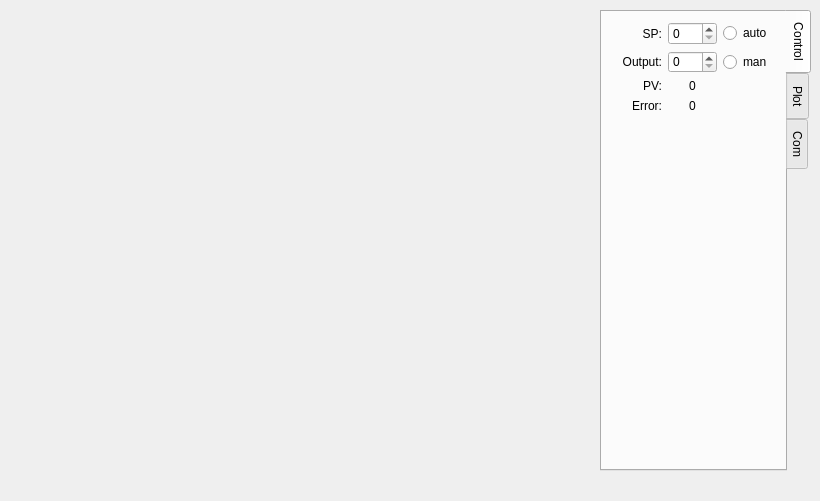
<?xml version="1.0" encoding="UTF-8"?>
<ui version="4.0">
 <class>tinyPIDmonitor</class>
 <widget class="QMainWindow" name="tinyPIDmonitor">
  <property name="geometry">
   <rect>
    <x>0</x>
    <y>0</y>
    <width>820</width>
    <height>501</height>
   </rect>
  </property>
  <property name="windowTitle">
   <string>MainWindow</string>
  </property>
  <widget class="QWidget" name="centralwidget">
   <widget class="QwtPlot" name="qwtPlot">
    <property name="geometry">
     <rect>
      <x>10</x>
      <y>10</y>
      <width>571</width>
      <height>451</height>
     </rect>
    </property>
   </widget>
   <widget class="QTabWidget" name="tabWidget">
    <property name="geometry">
     <rect>
      <x>600</x>
      <y>10</y>
      <width>211</width>
      <height>461</height>
     </rect>
    </property>
    <property name="tabPosition">
     <enum>QTabWidget::East</enum>
    </property>
    <property name="currentIndex">
     <number>0</number>
    </property>
    <widget class="QWidget" name="tab">
     <attribute name="title">
      <string>Control</string>
     </attribute>
     <widget class="QWidget" name="">
      <property name="geometry">
       <rect>
        <x>10</x>
        <y>10</y>
        <width>161</width>
        <height>91</height>
       </rect>
      </property>
      <layout class="QGridLayout" name="gridLayout">
       <item row="0" column="0">
        <widget class="QLabel" name="label_2">
         <property name="text">
          <string>SP:</string>
         </property>
         <property name="alignment">
          <set>Qt::AlignRight|Qt::AlignTrailing|Qt::AlignVCenter</set>
         </property>
        </widget>
       </item>
       <item row="0" column="1">
        <widget class="QSpinBox" name="setpointSpinBox">
         <property name="accelerated">
          <bool>true</bool>
         </property>
         <property name="maximum">
          <number>255</number>
         </property>
        </widget>
       </item>
       <item row="1" column="0">
        <widget class="QLabel" name="label_4">
         <property name="text">
          <string>Output:</string>
         </property>
         <property name="alignment">
          <set>Qt::AlignRight|Qt::AlignTrailing|Qt::AlignVCenter</set>
         </property>
        </widget>
       </item>
       <item row="1" column="1">
        <widget class="QSpinBox" name="outputSpinBox">
         <property name="accelerated">
          <bool>true</bool>
         </property>
         <property name="maximum">
          <number>255</number>
         </property>
        </widget>
       </item>
       <item row="2" column="0">
        <widget class="QLabel" name="label">
         <property name="text">
          <string>PV:</string>
         </property>
         <property name="alignment">
          <set>Qt::AlignRight|Qt::AlignTrailing|Qt::AlignVCenter</set>
         </property>
        </widget>
       </item>
       <item row="2" column="1">
        <widget class="QLabel" name="pvLabel">
         <property name="text">
          <string>0</string>
         </property>
         <property name="alignment">
          <set>Qt::AlignCenter</set>
         </property>
        </widget>
       </item>
       <item row="3" column="0">
        <widget class="QLabel" name="label_3">
         <property name="text">
          <string>Error:</string>
         </property>
         <property name="alignment">
          <set>Qt::AlignRight|Qt::AlignTrailing|Qt::AlignVCenter</set>
         </property>
        </widget>
       </item>
       <item row="3" column="1">
        <widget class="QLabel" name="errorLabel">
         <property name="text">
          <string>0</string>
         </property>
         <property name="alignment">
          <set>Qt::AlignCenter</set>
         </property>
        </widget>
       </item>
       <item row="0" column="2">
        <widget class="QRadioButton" name="autoRadioButton">
         <property name="text">
          <string>auto</string>
         </property>
        </widget>
       </item>
       <item row="1" column="2">
        <widget class="QRadioButton" name="manRadioButton">
         <property name="text">
          <string>man</string>
         </property>
        </widget>
       </item>
      </layout>
     </widget>
    </widget>
    <widget class="QWidget" name="tab_2">
     <attribute name="title">
      <string>Plot</string>
     </attribute>
     <widget class="QWidget" name="">
      <property name="geometry">
       <rect>
        <x>20</x>
        <y>10</y>
        <width>141</width>
        <height>151</height>
       </rect>
      </property>
      <layout class="QVBoxLayout" name="verticalLayout">
       <item>
        <widget class="QCheckBox" name="gridCheckBox">
         <property name="text">
          <string>Grid</string>
         </property>
        </widget>
       </item>
       <item>
        <widget class="QCheckBox" name="autoscaleCheckBox">
         <property name="text">
          <string>Autoscale</string>
         </property>
        </widget>
       </item>
       <item>
        <layout class="QGridLayout" name="gridLayout_2">
         <item row="0" column="0">
          <widget class="QLabel" name="label_7">
           <property name="text">
            <string>ymin</string>
           </property>
          </widget>
         </item>
         <item row="0" column="1">
          <widget class="QSpinBox" name="yminSpinBox">
           <property name="accelerated">
            <bool>true</bool>
           </property>
           <property name="maximum">
            <number>255</number>
           </property>
          </widget>
         </item>
         <item row="1" column="0">
          <widget class="QLabel" name="label_8">
           <property name="text">
            <string>ymax</string>
           </property>
          </widget>
         </item>
         <item row="1" column="1">
          <widget class="QSpinBox" name="ymaxSpinBox">
           <property name="accelerated">
            <bool>true</bool>
           </property>
           <property name="minimum">
            <number>50</number>
           </property>
           <property name="maximum">
            <number>255</number>
           </property>
           <property name="value">
            <number>255</number>
           </property>
          </widget>
         </item>
         <item row="2" column="0">
          <widget class="QLabel" name="label_5">
           <property name="text">
            <string>View</string>
           </property>
          </widget>
         </item>
         <item row="3" column="0">
          <widget class="QLabel" name="label_6">
           <property name="text">
            <string>Scroll</string>
           </property>
          </widget>
         </item>
         <item row="2" column="1">
          <widget class="QSpinBox" name="viewsizeSpinBox">
           <property name="suffix">
            <string>s</string>
           </property>
           <property name="minimum">
            <number>1</number>
           </property>
           <property name="maximum">
            <number>9999</number>
           </property>
          </widget>
         </item>
         <item row="3" column="1">
          <widget class="QSpinBox" name="scrollSpinBox">
           <property name="accelerated">
            <bool>true</bool>
           </property>
           <property name="suffix">
            <string>%</string>
           </property>
           <property name="maximum">
            <number>100</number>
           </property>
          </widget>
         </item>
        </layout>
       </item>
      </layout>
     </widget>
    </widget>
    <widget class="QWidget" name="tab_3">
     <attribute name="title">
      <string>Com</string>
     </attribute>
     <widget class="QWidget" name="">
      <property name="geometry">
       <rect>
        <x>20</x>
        <y>10</y>
        <width>141</width>
        <height>148</height>
       </rect>
      </property>
      <layout class="QVBoxLayout" name="verticalLayout_2">
       <item>
        <layout class="QFormLayout" name="formLayout">
         <item row="0" column="0">
          <widget class="QLabel" name="portLabel">
           <property name="text">
            <string>Port</string>
           </property>
          </widget>
         </item>
         <item row="0" column="1">
          <widget class="QLineEdit" name="portLineEdit">
           <property name="text">
            <string>/dev/ttyUSB0</string>
           </property>
          </widget>
         </item>
         <item row="1" column="0">
          <widget class="QLabel" name="speedLabel">
           <property name="text">
            <string>Speed</string>
           </property>
          </widget>
         </item>
         <item row="1" column="1">
          <widget class="QLineEdit" name="speedLineEdit">
           <property name="text">
            <string>9600</string>
           </property>
          </widget>
         </item>
         <item row="2" column="0">
          <widget class="QLabel" name="intervalLabel">
           <property name="text">
            <string>Interval</string>
           </property>
          </widget>
         </item>
         <item row="2" column="1">
          <widget class="QSpinBox" name="intervalSpinBox">
           <property name="suffix">
            <string>ms</string>
           </property>
           <property name="minimum">
            <number>1</number>
           </property>
           <property name="maximum">
            <number>9999</number>
           </property>
           <property name="value">
            <number>1000</number>
           </property>
          </widget>
         </item>
        </layout>
       </item>
       <item>
        <widget class="QCheckBox" name="connectCheckBox">
         <property name="text">
          <string>Autoconnect</string>
         </property>
        </widget>
       </item>
       <item>
        <widget class="QPushButton" name="connectButton">
         <property name="text">
          <string>Connect</string>
         </property>
        </widget>
       </item>
       <item>
        <widget class="QLabel" name="connectLabel">
         <property name="text">
          <string/>
         </property>
         <property name="alignment">
          <set>Qt::AlignCenter</set>
         </property>
        </widget>
       </item>
      </layout>
     </widget>
    </widget>
   </widget>
  </widget>
 </widget>
 <customwidgets>
  <customwidget>
   <class>QwtPlot</class>
   <extends>QFrame</extends>
   <header>qwt_plot.h</header>
  </customwidget>
 </customwidgets>
 <resources/>
 <connections>
  <connection>
   <sender>gridCheckBox</sender>
   <signal>toggled(bool)</signal>
   <receiver>tinyPIDmonitor</receiver>
   <slot>gridEnable(bool)</slot>
   <hints>
    <hint type="sourcelabel">
     <x>655</x>
     <y>36</y>
    </hint>
    <hint type="destinationlabel">
     <x>594</x>
     <y>14</y>
    </hint>
   </hints>
  </connection>
  <connection>
   <sender>autoscaleCheckBox</sender>
   <signal>toggled(bool)</signal>
   <receiver>tinyPIDmonitor</receiver>
   <slot>setAutoscale(bool)</slot>
   <hints>
    <hint type="sourcelabel">
     <x>682</x>
     <y>60</y>
    </hint>
    <hint type="destinationlabel">
     <x>591</x>
     <y>62</y>
    </hint>
   </hints>
  </connection>
  <connection>
   <sender>yminSpinBox</sender>
   <signal>valueChanged(int)</signal>
   <receiver>tinyPIDmonitor</receiver>
   <slot>setYmin(int)</slot>
   <hints>
    <hint type="sourcelabel">
     <x>724</x>
     <y>83</y>
    </hint>
    <hint type="destinationlabel">
     <x>592</x>
     <y>117</y>
    </hint>
   </hints>
  </connection>
  <connection>
   <sender>ymaxSpinBox</sender>
   <signal>valueChanged(int)</signal>
   <receiver>tinyPIDmonitor</receiver>
   <slot>setYmax(int)</slot>
   <hints>
    <hint type="sourcelabel">
     <x>734</x>
     <y>112</y>
    </hint>
    <hint type="destinationlabel">
     <x>592</x>
     <y>175</y>
    </hint>
   </hints>
  </connection>
  <connection>
   <sender>viewsizeSpinBox</sender>
   <signal>valueChanged(int)</signal>
   <receiver>tinyPIDmonitor</receiver>
   <slot>setView(int)</slot>
   <hints>
    <hint type="sourcelabel">
     <x>706</x>
     <y>134</y>
    </hint>
    <hint type="destinationlabel">
     <x>591</x>
     <y>217</y>
    </hint>
   </hints>
  </connection>
  <connection>
   <sender>scrollSpinBox</sender>
   <signal>valueChanged(int)</signal>
   <receiver>tinyPIDmonitor</receiver>
   <slot>setScroll(int)</slot>
   <hints>
    <hint type="sourcelabel">
     <x>747</x>
     <y>160</y>
    </hint>
    <hint type="destinationlabel">
     <x>590</x>
     <y>269</y>
    </hint>
   </hints>
  </connection>
  <connection>
   <sender>autoRadioButton</sender>
   <signal>toggled(bool)</signal>
   <receiver>outputSpinBox</receiver>
   <slot>setDisabled(bool)</slot>
   <hints>
    <hint type="sourcelabel">
     <x>741</x>
     <y>37</y>
    </hint>
    <hint type="destinationlabel">
     <x>704</x>
     <y>54</y>
    </hint>
   </hints>
  </connection>
  <connection>
   <sender>manRadioButton</sender>
   <signal>toggled(bool)</signal>
   <receiver>outputSpinBox</receiver>
   <slot>setEnabled(bool)</slot>
   <hints>
    <hint type="sourcelabel">
     <x>756</x>
     <y>69</y>
    </hint>
    <hint type="destinationlabel">
     <x>702</x>
     <y>66</y>
    </hint>
   </hints>
  </connection>
 </connections>
 <slots>
  <slot>gridEnable(bool)</slot>
  <slot>setView(int)</slot>
  <slot>setScroll(int)</slot>
  <slot>setYmin(int)</slot>
  <slot>setYmax(int)</slot>
  <slot>setAutoscale(bool)</slot>
 </slots>
</ui>
